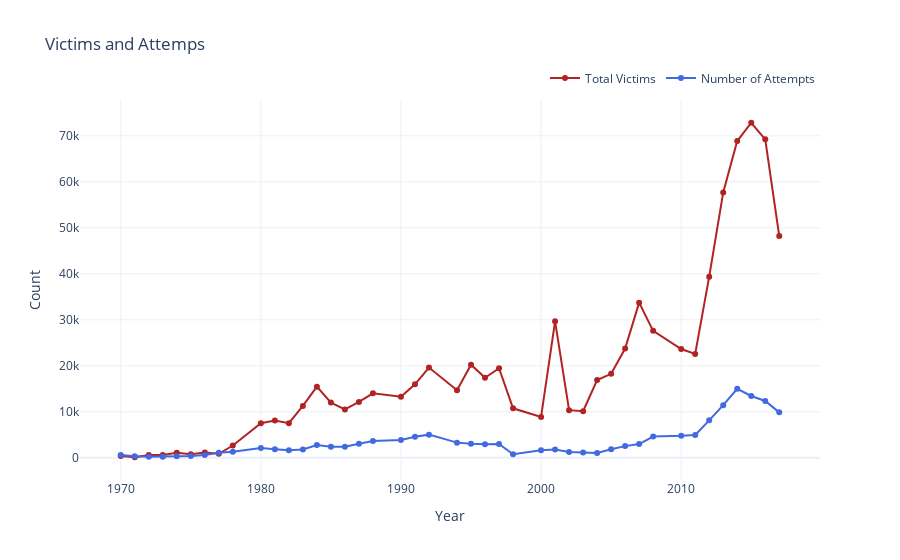

Source (notebook cell):
### Code cell
import plotly.graph_objects as go
import pandas as pd


fig = go.Figure()

fig.add_trace(go.Scatter(
    x=df_casualties['iyear'],
    y=df_casualties['total_victims'],
    name='Total Victims',
    mode='lines+markers',
    line=dict(color='firebrick', width=2)
))

fig.add_trace(go.Scatter(
    x=df_casualties['iyear'],
    y=df_casualties['num_attemps'],
    name='Number of Attempts',
    mode='lines+markers',
    line=dict(color='royalblue', width=2)
))

fig.update_layout(
    title='Victims and Attemps',
    xaxis_title='Year',
    yaxis_title='Count',
    hovermode='x unified',
    template='plotly_white',
    legend=dict(
        orientation="h",
        yanchor="bottom",
        y=1.02,
        xanchor="right",
        x=1
    )
)

fig.show()

### Figure 1 — Plotly figure (JSON) as saved in the notebook; plotly's stock layout.template omitted (floating-point values rounded to 4 significant figures)
{"data": [{"line": {"color": "firebrick", "width": 2}, "mode": "lines+markers", "name": "Total Victims", "type": "scatter", "x": [1970, 1971, 1972, 1973, 1974, 1975, 1976, 1977, 1978, 1980, 1981, 1982, 1983, 1984, 1985, 1986, 1987, 1988, 1990, 1991, 1992, 1994, 1995, 1996, 1997, 1998, 2000, 2001, 2002, 2003, 2004, 2005, 2006, 2007, 2008, 2010, 2011, 2012, 2013, 2014, 2015, 2016, 2017], "y": [367, 119, 602, 621, 1122, 781, 1158, 874, 2664, 7532, 8106, 7512, 11271, 15462, 12004, 10524, 12141, 14014, 13261, 15961, 19610, 14663, 20233, 17383, 19468, 10754, 8890, 29662, 10356, 10126, 16911, 18258, 23740, 33728, 27594, 23651, 22566, 39381, 57679, 68853, 72833, 69225, 48208]}, {"line": {"color": "royalblue", "width": 2}, "mode": "lines+markers", "name": "Number of Attempts", "type": "scatter", "x": [1970, 1971, 1972, 1973, 1974, 1975, 1976, 1977, 1978, 1980, 1981, 1982, 1983, 1984, 1985, 1986, 1987, 1988, 1990, 1991, 1992, 1994, 1995, 1996, 1997, 1998, 2000, 2001, 2002, 2003, 2004, 2005, 2006, 2007, 2008, 2010, 2011, 2012, 2013, 2014, 2015, 2016, 2017], "y": [598, 326, 241, 244, 347, 395, 618, 1100, 1297, 2121, 1879, 1655, 1806, 2769, 2423, 2420, 3036, 3657, 3867, 4574, 5034, 3297, 3058, 2935, 2994, 782, 1644, 1797, 1246, 1174, 1050, 1871, 2541, 2993, 4628, 4796, 4971, 8144, 11436, 14997, 13443, 12352, 9877]}], "layout": {"hovermode": "x unified", "legend": {"orientation": "h", "x": 1, "xanchor": "right", "y": 1.02, "yanchor": "bottom"}, "title": {"text": "Victims and Attemps"}, "xaxis": {"title": {"text": "Year"}}, "yaxis": {"title": {"text": "Count"}}}}
